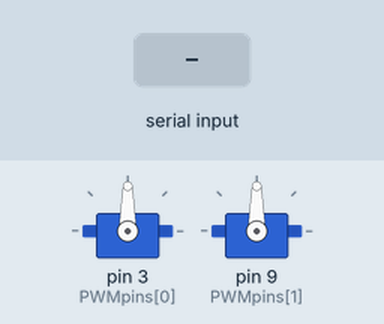
This sketch was run on a simulated Arduino Uno, built with avr-gcc and run on an emulated ATmega328P. Shown: 2 × servo. The inputs (shaded band) are chosen by the test bench.

Above: at 1.2 s.
1.3 s: "90,45\n" received over Serial
At 2.1 s:
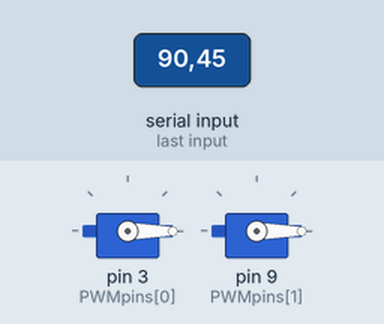
Timing chart, 0 to 4.3 s (numbered marks = the images above; inputs shaded):
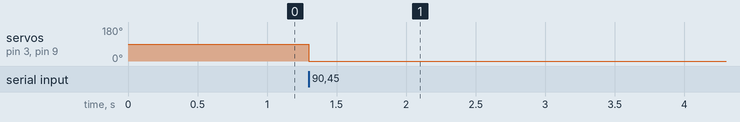

Measured:
- after the input at 1.3 s, servo on pin 3 (PWMpins[0]), servo on pin 9 (PWMpins[1]): 90° → 0° at once

The sketch:

servo_motors2.ino
```cpp
// Controlling two Servo motors from Pure Data
// Written by Alexandros Drymonitis
// This code was written for the "Arduino for Pd'ers" tutorial
// and is in the public domain

// import the Servo library
#include <Servo.h>
// define the number of servos used
#define NUM_OF_SERVOS 2

// create a Servo object array
Servo servos[NUM_OF_SERVOS];

// array to hold the PWM pin numbers
int PWMpins[NUM_OF_SERVOS] = { 3, 9 };

byte PWMbyte[NUM_OF_SERVOS];

int temp_val;

void setup()
{
  // attach pins to servo objects with a for loop
  for(int i = 0; i < NUM_OF_SERVOS; i++)
    servos[i].attach(PWMpins[i]);

  Serial.begin(9600);
}

void loop()
{
  while(Serial.available()){
    byte inByte = Serial.read();
    if((inByte >= '0') && (inByte <= '9'))
      temp_val = temp_val * 10 + inByte - '0';
    else if((inByte >= 'a') && (inByte <= 'z')){
      if(inByte - 'a' >= NUM_OF_SERVOS) break;
      PWMbyte[inByte - 'a'] = temp_val;
      temp_val = 0;
    }
   for(int i = 0; i < NUM_OF_SERVOS; i++)
     servos[i].write(PWMbyte[i]);
  }
}
```
